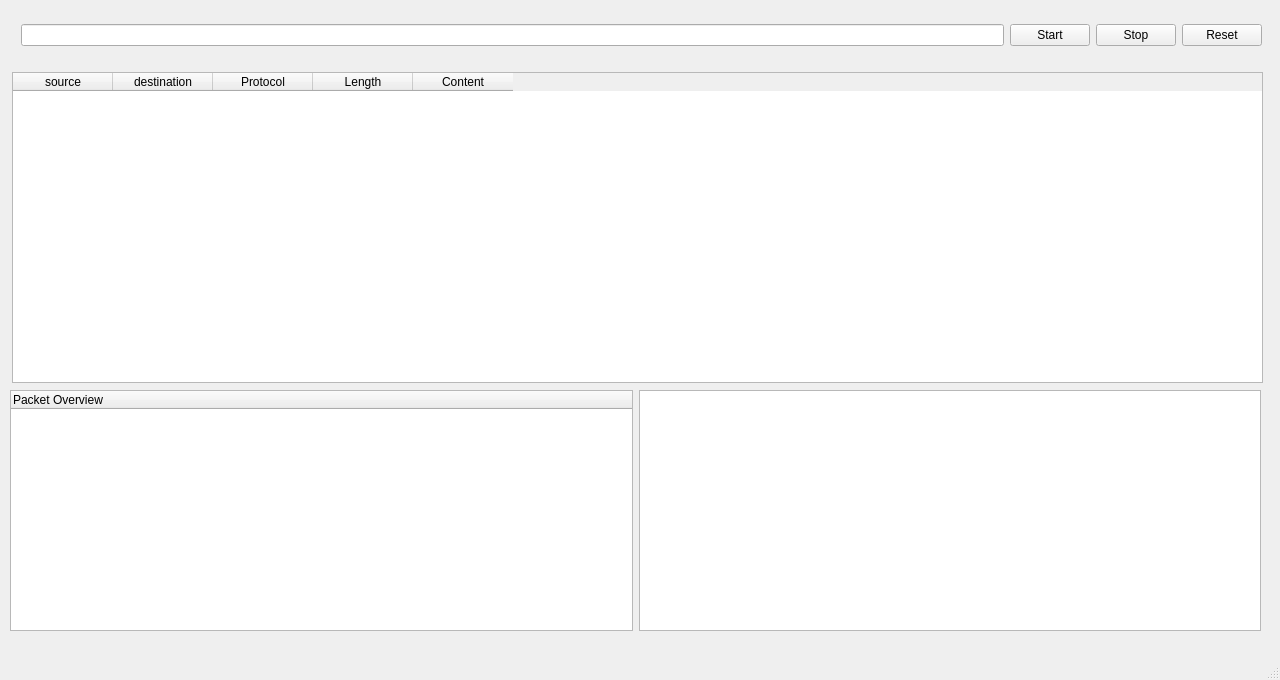
<?xml version="1.0" encoding="UTF-8"?>
<ui version="4.0">
 <author>ShawnYuan</author>
 <class>MainWindow</class>
 <widget class="QMainWindow" name="MainWindow">
  <property name="geometry">
   <rect>
    <x>0</x>
    <y>0</y>
    <width>1280</width>
    <height>680</height>
   </rect>
  </property>
  <property name="windowTitle">
   <string>MainWindow</string>
  </property>
  <widget class="QWidget" name="centralwidget">
   <widget class="QWidget" name="layoutWidget">
    <property name="geometry">
     <rect>
      <x>21</x>
      <y>10</y>
      <width>1241</width>
      <height>51</height>
     </rect>
    </property>
    <layout class="QHBoxLayout" name="horizontalLayout">
     <item>
      <widget class="QLineEdit" name="filterText">
       <property name="text">
        <string/>
       </property>
      </widget>
     </item>
     <item>
      <widget class="QPushButton" name="startButton">
       <property name="text">
        <string>Start</string>
       </property>
      </widget>
     </item>
     <item>
      <widget class="QPushButton" name="stopButton">
       <property name="text">
        <string>Stop</string>
       </property>
      </widget>
     </item>
     <item>
      <widget class="QPushButton" name="resetButton">
       <property name="text">
        <string>Reset</string>
       </property>
      </widget>
     </item>
    </layout>
   </widget>
   <widget class="QTableWidget" name="packetList">
    <property name="geometry">
     <rect>
      <x>12</x>
      <y>72</y>
      <width>1251</width>
      <height>311</height>
     </rect>
    </property>
    <column>
     <property name="text">
      <string>source</string>
     </property>
    </column>
    <column>
     <property name="text">
      <string>destination</string>
     </property>
    </column>
    <column>
     <property name="text">
      <string>Protocol</string>
     </property>
    </column>
    <column>
     <property name="text">
      <string>Length</string>
     </property>
    </column>
    <column>
     <property name="text">
      <string>Content</string>
     </property>
    </column>
   </widget>
   <widget class="QWidget" name="layoutWidget">
    <property name="geometry">
     <rect>
      <x>10</x>
      <y>390</y>
      <width>1251</width>
      <height>241</height>
     </rect>
    </property>
    <layout class="QHBoxLayout" name="horizontalLayout_2">
     <item>
      <widget class="QTreeWidget" name="packetOverview">
       <column>
        <property name="text">
         <string notr="true">Packet Overview</string>
        </property>
       </column>
      </widget>
     </item>
     <item>
      <widget class="QTextEdit" name="packetContent"/>
     </item>
    </layout>
   </widget>
  </widget>
  <widget class="QMenuBar" name="menubar">
   <property name="geometry">
    <rect>
     <x>0</x>
     <y>0</y>
     <width>1280</width>
     <height>24</height>
    </rect>
   </property>
  </widget>
  <widget class="QStatusBar" name="statusbar"/>
 </widget>
 <resources/>
 <connections>
  <connection>
   <sender>resetButton</sender>
   <signal>clicked()</signal>
   <receiver>packetOverview</receiver>
   <slot>clear()</slot>
   <hints>
    <hint type="sourcelabel">
     <x>1261</x>
     <y>74</y>
    </hint>
    <hint type="destinationlabel">
     <x>465</x>
     <y>415</y>
    </hint>
   </hints>
  </connection>
  <connection>
   <sender>resetButton</sender>
   <signal>clicked()</signal>
   <receiver>packetContent</receiver>
   <slot>clear()</slot>
   <hints>
    <hint type="sourcelabel">
     <x>1261</x>
     <y>74</y>
    </hint>
    <hint type="destinationlabel">
     <x>1259</x>
     <y>415</y>
    </hint>
   </hints>
  </connection>
  <connection>
   <sender>resetButton</sender>
   <signal>clicked()</signal>
   <receiver>packetList</receiver>
   <slot>clearContents()</slot>
   <hints>
    <hint type="sourcelabel">
     <x>1194</x>
     <y>54</y>
    </hint>
    <hint type="destinationlabel">
     <x>1132</x>
     <y>133</y>
    </hint>
   </hints>
  </connection>
 </connections>
</ui>
